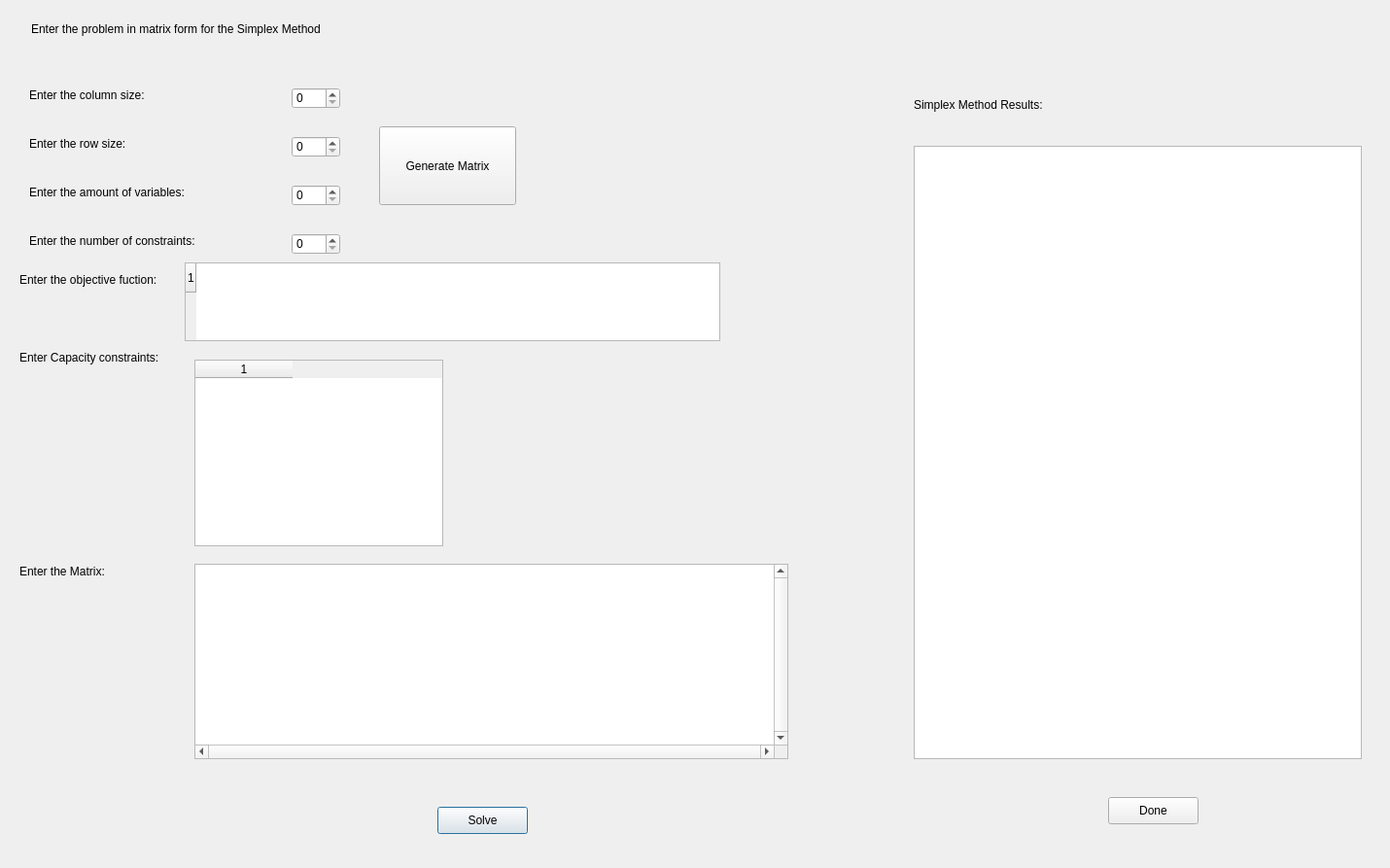
<?xml version="1.0" encoding="UTF-8"?>
<ui version="4.0">
 <class>SimplexProblem</class>
 <widget class="QDialog" name="SimplexProblem">
  <property name="geometry">
   <rect>
    <x>0</x>
    <y>0</y>
    <width>1430</width>
    <height>893</height>
   </rect>
  </property>
  <property name="windowTitle">
   <string>Simplex Method</string>
  </property>
  <widget class="QLabel" name="label">
   <property name="geometry">
    <rect>
     <x>32</x>
     <y>20</y>
     <width>331</width>
     <height>20</height>
    </rect>
   </property>
   <property name="text">
    <string>Enter the problem in matrix form for the Simplex Method</string>
   </property>
  </widget>
  <widget class="QPushButton" name="SimplexSolveButton">
   <property name="geometry">
    <rect>
     <x>450</x>
     <y>830</y>
     <width>93</width>
     <height>28</height>
    </rect>
   </property>
   <property name="text">
    <string>Solve</string>
   </property>
  </widget>
  <widget class="QSpinBox" name="columnSpinBox">
   <property name="geometry">
    <rect>
     <x>300</x>
     <y>90</y>
     <width>50</width>
     <height>22</height>
    </rect>
   </property>
  </widget>
  <widget class="QLabel" name="ColumnSizeLabel">
   <property name="geometry">
    <rect>
     <x>30</x>
     <y>90</y>
     <width>131</width>
     <height>16</height>
    </rect>
   </property>
   <property name="text">
    <string>Enter the column size:</string>
   </property>
  </widget>
  <widget class="QLabel" name="rowSizeLabel">
   <property name="geometry">
    <rect>
     <x>30</x>
     <y>140</y>
     <width>151</width>
     <height>16</height>
    </rect>
   </property>
   <property name="text">
    <string>Enter the row size:</string>
   </property>
  </widget>
  <widget class="QSpinBox" name="rowSpinBox">
   <property name="geometry">
    <rect>
     <x>300</x>
     <y>140</y>
     <width>50</width>
     <height>22</height>
    </rect>
   </property>
  </widget>
  <widget class="QLabel" name="objecticeFunctionLabel">
   <property name="geometry">
    <rect>
     <x>20</x>
     <y>280</y>
     <width>171</width>
     <height>16</height>
    </rect>
   </property>
   <property name="text">
    <string>Enter the objective fuction:</string>
   </property>
  </widget>
  <widget class="QLabel" name="variableAmountLabel">
   <property name="geometry">
    <rect>
     <x>30</x>
     <y>190</y>
     <width>181</width>
     <height>16</height>
    </rect>
   </property>
   <property name="text">
    <string>Enter the amount of variables:</string>
   </property>
  </widget>
  <widget class="QSpinBox" name="variablesSpinBox">
   <property name="geometry">
    <rect>
     <x>300</x>
     <y>190</y>
     <width>50</width>
     <height>22</height>
    </rect>
   </property>
  </widget>
  <widget class="QLabel" name="matrixLabel">
   <property name="geometry">
    <rect>
     <x>20</x>
     <y>580</y>
     <width>101</width>
     <height>16</height>
    </rect>
   </property>
   <property name="text">
    <string>Enter the Matrix:</string>
   </property>
  </widget>
  <widget class="QTableWidget" name="simplexTableWidget">
   <property name="geometry">
    <rect>
     <x>200</x>
     <y>580</y>
     <width>611</width>
     <height>201</height>
    </rect>
   </property>
   <property name="verticalScrollBarPolicy">
    <enum>Qt::ScrollBarAlwaysOn</enum>
   </property>
   <property name="horizontalScrollBarPolicy">
    <enum>Qt::ScrollBarAlwaysOn</enum>
   </property>
   <property name="rowCount">
    <number>0</number>
   </property>
   <property name="columnCount">
    <number>0</number>
   </property>
  </widget>
  <widget class="QPushButton" name="genrerateMatrixButton">
   <property name="geometry">
    <rect>
     <x>390</x>
     <y>130</y>
     <width>141</width>
     <height>81</height>
    </rect>
   </property>
   <property name="text">
    <string>Generate Matrix</string>
   </property>
  </widget>
  <widget class="QTableWidget" name="objectiveTableWidget">
   <property name="geometry">
    <rect>
     <x>190</x>
     <y>270</y>
     <width>551</width>
     <height>81</height>
    </rect>
   </property>
   <property name="rowCount">
    <number>1</number>
   </property>
   <row/>
  </widget>
  <widget class="QLabel" name="label_2">
   <property name="geometry">
    <rect>
     <x>20</x>
     <y>360</y>
     <width>171</width>
     <height>16</height>
    </rect>
   </property>
   <property name="text">
    <string>Enter Capacity constraints:</string>
   </property>
  </widget>
  <widget class="QTableWidget" name="constraintsTableWidget">
   <property name="geometry">
    <rect>
     <x>200</x>
     <y>370</y>
     <width>256</width>
     <height>192</height>
    </rect>
   </property>
   <property name="columnCount">
    <number>1</number>
   </property>
   <column/>
  </widget>
  <widget class="QLabel" name="label_3">
   <property name="geometry">
    <rect>
     <x>30</x>
     <y>240</y>
     <width>231</width>
     <height>16</height>
    </rect>
   </property>
   <property name="text">
    <string>Enter the number of constraints:</string>
   </property>
  </widget>
  <widget class="QSpinBox" name="constraintsSpinBox">
   <property name="geometry">
    <rect>
     <x>300</x>
     <y>240</y>
     <width>50</width>
     <height>22</height>
    </rect>
   </property>
  </widget>
  <widget class="QLabel" name="label_4">
   <property name="geometry">
    <rect>
     <x>940</x>
     <y>100</y>
     <width>261</width>
     <height>16</height>
    </rect>
   </property>
   <property name="text">
    <string>Simplex Method Results:</string>
   </property>
  </widget>
  <widget class="QTextBrowser" name="simplexOutputTextBrowser">
   <property name="geometry">
    <rect>
     <x>940</x>
     <y>150</y>
     <width>461</width>
     <height>631</height>
    </rect>
   </property>
  </widget>
  <widget class="QPushButton" name="simplexDoneButton">
   <property name="geometry">
    <rect>
     <x>1140</x>
     <y>820</y>
     <width>93</width>
     <height>28</height>
    </rect>
   </property>
   <property name="text">
    <string>Done</string>
   </property>
  </widget>
 </widget>
 <resources/>
 <connections>
  <connection>
   <sender>simplexDoneButton</sender>
   <signal>clicked()</signal>
   <receiver>SimplexProblem</receiver>
   <slot>close()</slot>
   <hints>
    <hint type="sourcelabel">
     <x>1214</x>
     <y>840</y>
    </hint>
    <hint type="destinationlabel">
     <x>1296</x>
     <y>841</y>
    </hint>
   </hints>
  </connection>
 </connections>
</ui>
